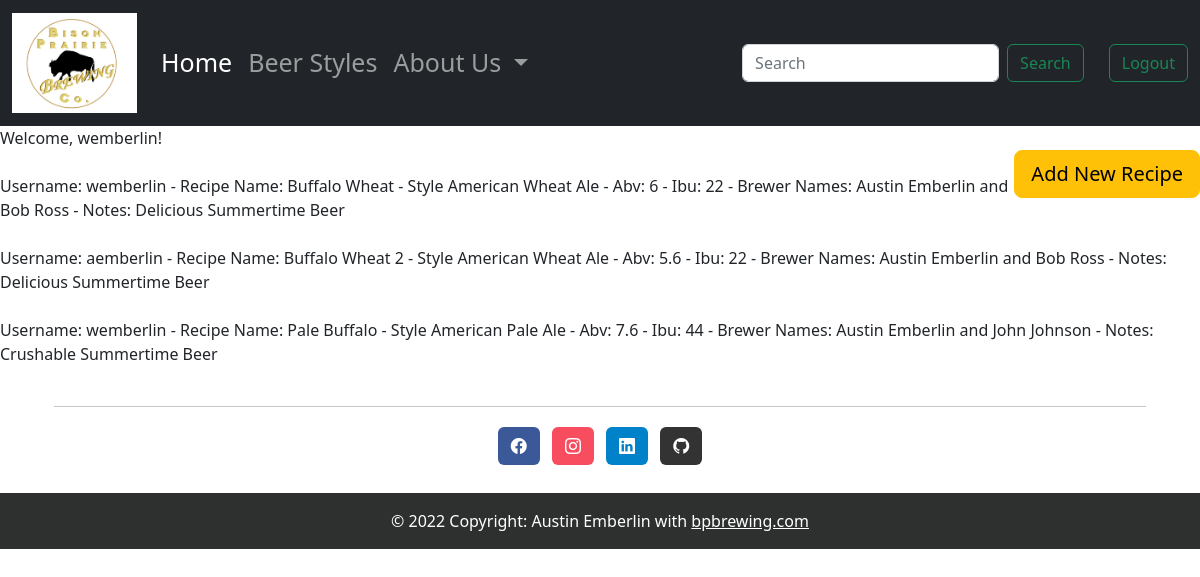
The page /home.php (signed in) on the database its author committed.
### tables this page shows
CREATE TABLE `recipes` (
  `id` int(11) NOT NULL,
  `username` varchar(80) NOT NULL,
  `rName` text NOT NULL,
  `Style` text NOT NULL,
  `Abv` float NOT NULL,
  `Ibu` int(3) NOT NULL,
  `BrewerNames` text NOT NULL,
  `Notes` text NOT NULL,
  `Date` date NOT NULL DEFAULT current_timestamp()
);

### home.php (the view, shortened to what this page needs)
<?php
include "submit.php";
?>
<!doctype html>
<html>
    <head>
        <link rel="stylesheet" href="main.css">
    <link href="https://cdn.jsdelivr.net/npm/bootstrap@5.2.1/dist/css/bootstrap.min.css" rel="stylesheet">
    <link rel="stylesheet" href="https://cdn.jsdelivr.net/npm/bootstrap-icons@1.9.1/font/bootstrap-icons.css">
  </head>
<body>
    <nav class="navbar navbar-expand-lg navbar-dark bg-dark">
  <div class="container-fluid">
    <a class="navbar-brand" href="home.php"><img src="photos/BP_Logo.jpg" alt="Logo" width="125" height="100"></a>
    <div class="collapse navbar-collapse" id="navbarSupportedContent">
      <ul class="navbar-nav me-auto mb-2 mb-lg-0">
        <li class="nav-item">
          <a class="nav-link active" aria-current="page" href="home.php">Home</a>
        </li>
        <li class="nav-item">
          <a class="nav-link" href="beerStyles.php">Beer Styles</a>
        </li>
        <li class="nav-item dropdown">
          <a class="nav-link dropdown-toggle" href="about.php" role="button" data-bs-toggle="dropdown" aria-expanded="false">
            About Us
          </a>
        </li>
      </ul>
      <form class="d-flex" role="search">
        <input class="form-control me-2" type="search" placeholder="Search" aria-label="Search">
        <button class="btn btn-outline-success" type="submit">Search</button>
      </form><br>
      <div style="padding-left: 25px;">
      <form class="d-flex" method='post' action="">
            <button class="btn btn-outline-success" type="submit" value="Logout" name="but_logout">Logout</button>
        </form>
        </div>
    </div>
  </div>
</nav>
<?php
echo "Welcome, " . $_SESSION['uname'] . "!";
?>
<br>
<div class="right">
<a type="button" class="btn btn-warning btn-lg" style="float: right;" href="recipeAdd.php">Add New Recipe</a>
</div>
<?php
$sql = "SELECT username, rName, Style, Abv, Ibu, BrewerNames, Notes FROM recipes";
$result = $con->query($sql);
if ($result->num_rows > 0) {
    while($row = $result->fetch_assoc()) {
        echo "<br> Username: ". $row["username"]. " - Recipe Name: ". $row["rName"]. " - Style " . $row["Style"] . " - Abv: ". $row["Abv"]. " - Ibu: ". $row["Ibu"]. " - Brewer Names: ". $row["BrewerNames"]. " - Notes: ". $row["Notes"]. "<br>";
    }
} else {
    echo "0 results";
}
?>
<footer>
  <div class="container p-4 pb-0 text-center"><hr>
    <section class="mb-4">
      <a
        class="btn text-white btn-floating m-1"
        style="background-color: #3b5998;"
        href="#!"
        role="button"
        ><i class="bi bi-facebook"></i>
    </a>
      <a
        class="btn text-white btn-floating m-1"
        style="background-color: #f74d5e;"
        href="#!"
        role="button"
        ><i class="bi bi-instagram"></i>
    </a>
      <a
        class="btn text-white btn-floating m-1"
        style="background-color: #0082ca;"
        href="https://www.linkedin.com/in/wesley-emberlin-1938939b/"
        role="button"
        ><i class="bi bi-linkedin"></i>
    </a>
      <a
        class="btn text-white btn-floating m-1"
        style="background-color: #333333;"
        href="#!"
        role="button"
        ><i class="bi bi-github"></i>
    </a>
    </section>
  </div>
  <div class="text-center p-3 text-white" style="background-color: #2e302f;">
    © 2022 Copyright: Austin Emberlin with
    <a class="text-white" href="https://bpbrewing.com/">bpbrewing.com</a>
  </div>
</footer>
</body>
</html>

### main.css (style rules this page uses)
.container { width:40%; margin:0 auto; }
.right { float: right; }
.navbar-nav { font-size: 25px; }

### rows shown on the page
recipes: username "wemberlin", rName "Buffalo Wheat", Style "American Wheat Ale", Abv "6", Ibu "22", BrewerNames "Austin Emberlin and Bob Ross", Notes "Delicious Summertime Beer"
recipes: username "aemberlin", rName "Buffalo Wheat 2", Style "American Wheat Ale", Abv "5.6", Ibu "22", BrewerNames "Austin Emberlin and Bob Ross", Notes "Delicious Summertime Beer"
recipes: username "wemberlin", rName "Pale Buffalo", Style "American Pale Ale", Abv "7.6", Ibu "44", BrewerNames "Austin Emberlin and John Johnson", Notes "Crushable Summertime Beer"

### other values the page prints
$_SESSION['uname'] "wemberlin"
